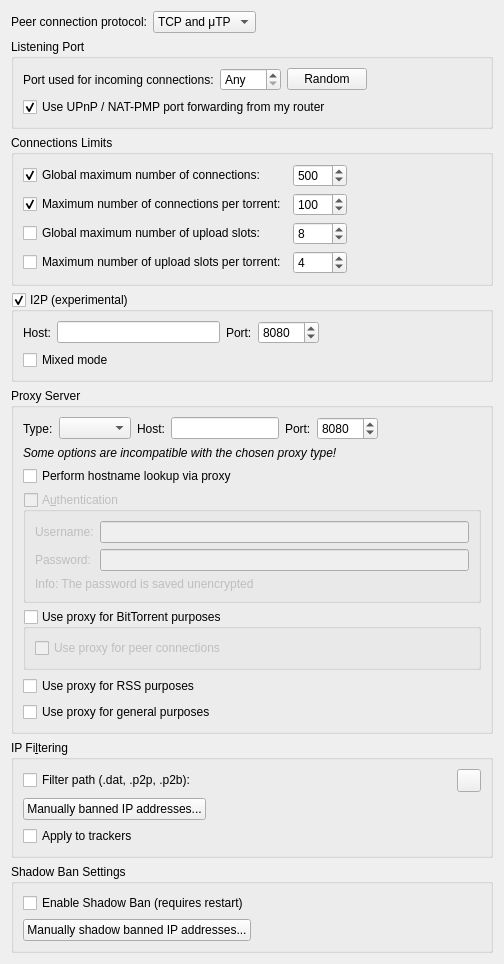
          <widget class="QWidget" name="scrollAreaWidgetContents_3">
           <property name="geometry">
            <rect>
             <x>0</x>
             <y>0</y>
             <width>504</width>
             <height>848</height>
            </rect>
           </property>
           <layout class="QVBoxLayout" name="verticalLayout_20">
            <item>
             <layout class="QHBoxLayout" name="horizontalLayout_12">
              <item>
               <widget class="QLabel" name="label_24">
                <property name="text">
                 <string>Peer connection protocol:</string>
                </property>
               </widget>
              </item>
              <item>
               <widget class="QComboBox" name="comboProtocol">
                <item>
                 <property name="text">
                  <string>TCP and μTP</string>
                 </property>
                </item>
                <item>
                 <property name="text">
                  <string notr="true">TCP</string>
                 </property>
                </item>
                <item>
                 <property name="text">
                  <string notr="true">μTP</string>
                 </property>
                </item>
               </widget>
              </item>
              <item>
               <spacer name="horizontalSpacer_23">
                <property name="orientation">
                 <enum>Qt::Orientation::Horizontal</enum>
                </property>
                <property name="sizeHint" stdset="0">
                 <size>
                  <width>40</width>
                  <height>20</height>
                 </size>
                </property>
               </spacer>
              </item>
             </layout>
            </item>
            <item>
             <widget class="QGroupBox" name="ListeningPortBox">
              <property name="title">
               <string>Listening Port</string>
              </property>
              <layout class="QVBoxLayout" name="listeningPortLayout">
               <item>
                <layout class="QHBoxLayout" name="listeningPortLayout2">
                 <item>
                  <widget class="QLabel" name="lbl_ports">
                   <property name="text">
                    <string>Port used for incoming connections:</string>
                   </property>
                  </widget>
                 </item>
                 <item>
                  <widget class="QSpinBox" name="spinPort">
                   <property name="toolTip">
                    <string>Set to 0 to let your system pick an unused port</string>
                   </property>
                   <property name="specialValueText">
                    <string>Any</string>
                   </property>
                   <property name="maximum">
                    <number>65535</number>
                   </property>
                  </widget>
                 </item>
                 <item>
                  <widget class="QPushButton" name="randomButton">
                   <property name="text">
                    <string>Random</string>
                   </property>
                  </widget>
                 </item>
                 <item>
                  <spacer name="horizontalSpacer_4">
                   <property name="orientation">
                    <enum>Qt::Orientation::Horizontal</enum>
                   </property>
                   <property name="sizeHint" stdset="0">
                    <size>
                     <width>40</width>
                     <height>20</height>
                    </size>
                   </property>
                  </spacer>
                 </item>
                </layout>
               </item>
               <item>
                <widget class="QCheckBox" name="checkUPnP">
                 <property name="text">
                  <string>Use UPnP / NAT-PMP port forwarding from my router</string>
                 </property>
                 <property name="checked">
                  <bool>true</bool>
                 </property>
                </widget>
               </item>
              </layout>
             </widget>
            </item>
            <item>
             <widget class="QGroupBox" name="nbConnecBox">
              <property name="title">
               <string>Connections Limits</string>
              </property>
              <layout class="QGridLayout" name="gridLayout">
               <item row="3" column="1">
                <widget class="QSpinBox" name="spinMaxUploadsPerTorrent">
                 <property name="maximum">
                  <number>500</number>
                 </property>
                 <property name="value">
                  <number>4</number>
                 </property>
                </widget>
               </item>
               <item row="1" column="0">
                <widget class="QCheckBox" name="checkMaxConnectionsPerTorrent">
                 <property name="text">
                  <string>Maximum number of connections per torrent:</string>
                 </property>
                 <property name="checked">
                  <bool>true</bool>
                 </property>
                </widget>
               </item>
               <item row="0" column="0">
                <widget class="QCheckBox" name="checkMaxConnections">
                 <property name="text">
                  <string>Global maximum number of connections:</string>
                 </property>
                 <property name="checked">
                  <bool>true</bool>
                 </property>
                </widget>
               </item>
               <item row="0" column="1">
                <widget class="QSpinBox" name="spinMaxConnec">
                 <property name="enabled">
                  <bool>true</bool>
                 </property>
                 <property name="minimum">
                  <number>2</number>
                 </property>
                 <property name="maximum">
                  <number>2000</number>
                 </property>
                 <property name="value">
                  <number>500</number>
                 </property>
                </widget>
               </item>
               <item row="1" column="1">
                <widget class="QSpinBox" name="spinMaxConnecPerTorrent">
                 <property name="minimum">
                  <number>2</number>
                 </property>
                 <property name="maximum">
                  <number>2000</number>
                 </property>
                 <property name="value">
                  <number>100</number>
                 </property>
                </widget>
               </item>
               <item row="3" column="0">
                <widget class="QCheckBox" name="checkMaxUploadsPerTorrent">
                 <property name="text">
                  <string>Maximum number of upload slots per torrent:</string>
                 </property>
                </widget>
               </item>
               <item row="2" column="0">
                <widget class="QCheckBox" name="checkMaxUploads">
                 <property name="text">
                  <string>Global maximum number of upload slots:</string>
                 </property>
                </widget>
               </item>
               <item row="2" column="1">
                <widget class="QSpinBox" name="spinMaxUploads">
                 <property name="maximum">
                  <number>2000</number>
                 </property>
                 <property name="value">
                  <number>8</number>
                 </property>
                </widget>
               </item>
               <item row="0" column="2">
                <spacer name="horizontalSpacer_3">
                 <property name="orientation">
                  <enum>Qt::Orientation::Horizontal</enum>
                 </property>
                 <property name="sizeHint" stdset="0">
                  <size>
                   <width>40</width>
                   <height>20</height>
                  </size>
                 </property>
                </spacer>
               </item>
              </layout>
             </widget>
            </item>
            <item>
             <widget class="QGroupBox" name="groupI2P">
              <property name="title">
               <string>I2P (experimental)</string>
              </property>
              <property name="checkable">
               <bool>true</bool>
              </property>
              <property name="checked">
               <bool>true</bool>
              </property>
              <layout class="QVBoxLayout" name="verticalLayout_40">
               <item>
                <layout class="QHBoxLayout" name="i2pLayout">
                 <item>
                  <widget class="QLabel" name="labelI2PHost">
                   <property name="text">
                    <string>Host:</string>
                   </property>
                  </widget>
                 </item>
                 <item>
                  <widget class="QLineEdit" name="textI2PHost"/>
                 </item>
                 <item>
                  <widget class="QLabel" name="labelI2PPort">
                   <property name="text">
                    <string>Port:</string>
                   </property>
                  </widget>
                 </item>
                 <item>
                  <widget class="QSpinBox" name="spinI2PPort">
                   <property name="minimum">
                    <number>1</number>
                   </property>
                   <property name="maximum">
                    <number>65535</number>
                   </property>
                   <property name="value">
                    <number>8080</number>
                   </property>
                  </widget>
                 </item>
                 <item>
                  <spacer name="horizontalSpacer_22">
                   <property name="orientation">
                    <enum>Qt::Orientation::Horizontal</enum>
                   </property>
                   <property name="sizeHint" stdset="0">
                    <size>
                     <width>40</width>
                     <height>20</height>
                    </size>
                   </property>
                  </spacer>
                 </item>
                </layout>
               </item>
               <item>
                <widget class="QCheckBox" name="checkI2PMixed">
                 <property name="toolTip">
                  <string>&lt;html&gt;&lt;head/&gt;&lt;body&gt;&lt;p&gt;If &amp;quot;mixed mode&amp;quot; is enabled I2P torrents are allowed to also get peers from other sources than the tracker, and connect to regular IPs, not providing any anonymization. This may be useful if the user is not interested in the anonymization of I2P, but still wants to be able to connect to I2P peers.&lt;/p&gt;&lt;/body&gt;&lt;/html&gt;</string>
                 </property>
                 <property name="text">
                  <string>Mixed mode</string>
                 </property>
                </widget>
               </item>
              </layout>
             </widget>
            </item>
            <item>
             <widget class="QGroupBox" name="groupProxy">
              <property name="enabled">
               <bool>true</bool>
              </property>
              <property name="title">
               <string>Proxy Server</string>
              </property>
              <layout class="QVBoxLayout" name="verticalLayout_29">
               <item>
                <layout class="QHBoxLayout" name="proxyTypeLayout">
                 <item>
                  <widget class="QLabel" name="ProxyType_lbl">
                   <property name="text">
                    <string>Type:</string>
                   </property>
                  </widget>
                 </item>
                 <item>
                  <widget class="QComboBox" name="comboProxyType"/>
                 </item>
                 <item>
                  <widget class="QLabel" name="lblProxyIP">
                   <property name="text">
                    <string>Host:</string>
                   </property>
                  </widget>
                 </item>
                 <item>
                  <widget class="QLineEdit" name="textProxyIP"/>
                 </item>
                 <item>
                  <widget class="QLabel" name="lblProxyPort">
                   <property name="text">
                    <string>Port:</string>
                   </property>
                  </widget>
                 </item>
                 <item>
                  <widget class="QSpinBox" name="spinProxyPort">
                   <property name="minimum">
                    <number>1</number>
                   </property>
                   <property name="maximum">
                    <number>65535</number>
                   </property>
                   <property name="value">
                    <number>8080</number>
                   </property>
                  </widget>
                 </item>
                 <item>
                  <spacer name="horizontalSpacer_24">
                   <property name="orientation">
                    <enum>Qt::Orientation::Horizontal</enum>
                   </property>
                   <property name="sizeHint" stdset="0">
                    <size>
                     <width>20</width>
                     <height>20</height>
                    </size>
                   </property>
                  </spacer>
                 </item>
                </layout>
               </item>
               <item>
                <widget class="QLabel" name="labelProxyTypeIncompatible">
                 <property name="font">
                  <font>
                   <italic>true</italic>
                  </font>
                 </property>
                 <property name="text">
                  <string>Some options are incompatible with the chosen proxy type!</string>
                 </property>
                </widget>
               </item>
               <item>
                <widget class="QCheckBox" name="checkProxyHostnameLookup">
                 <property name="toolTip">
                  <string>If checked, hostname lookups are done via the proxy</string>
                 </property>
                 <property name="text">
                  <string>Perform hostname lookup via proxy</string>
                 </property>
                </widget>
               </item>
               <item>
                <widget class="QGroupBox" name="checkProxyAuth">
                 <property name="enabled">
                  <bool>false</bool>
                 </property>
                 <property name="title">
                  <string>A&amp;uthentication</string>
                 </property>
                 <property name="checkable">
                  <bool>true</bool>
                 </property>
                 <property name="checked">
                  <bool>false</bool>
                 </property>
                 <layout class="QVBoxLayout" name="verticalLayout_24">
                  <item>
                   <layout class="QGridLayout" name="gridLayout_12">
                    <item row="0" column="0">
                     <widget class="QLabel" name="lblProxyUsername">
                      <property name="text">
                       <string>Username:</string>
                      </property>
                     </widget>
                    </item>
                    <item row="0" column="1">
                     <widget class="QLineEdit" name="textProxyUsername"/>
                    </item>
                    <item row="1" column="0">
                     <widget class="QLabel" name="lblProxyPassword">
                      <property name="text">
                       <string>Password:</string>
                      </property>
                     </widget>
                    </item>
                    <item row="1" column="1">
                     <widget class="QLineEdit" name="textProxyPassword">
                      <property name="echoMode">
                       <enum>QLineEdit::EchoMode::Password</enum>
                      </property>
                     </widget>
                    </item>
                   </layout>
                  </item>
                  <item>
                   <widget class="QLabel" name="label_23">
                    <property name="text">
                     <string>Info: The password is saved unencrypted</string>
                    </property>
                   </widget>
                  </item>
                 </layout>
                </widget>
               </item>
               <item>
                <widget class="QGroupBox" name="checkProxyBitTorrent">
                 <property name="title">
                  <string>Use proxy for BitTorrent purposes</string>
                 </property>
                 <property name="checkable">
                  <bool>true</bool>
                 </property>
                 <property name="checked">
                  <bool>false</bool>
                 </property>
                 <layout class="QVBoxLayout" name="verticalLayoutProxyBitTorrent">
                  <item>
                   <widget class="QCheckBox" name="checkProxyPeerConnections">
                    <property name="toolTip">
                     <string>Otherwise, the proxy server is only used for tracker connections</string>
                    </property>
                    <property name="text">
                     <string>Use proxy for peer connections</string>
                    </property>
                   </widget>
                  </item>
                 </layout>
                </widget>
               </item>
               <item>
                <widget class="QCheckBox" name="checkProxyRSS">
                 <property name="toolTip">
                  <string>RSS feeds will use proxy</string>
                 </property>
                 <property name="text">
                  <string>Use proxy for RSS purposes</string>
                 </property>
                 <property name="checked">
                  <bool>false</bool>
                 </property>
                </widget>
               </item>
               <item>
                <widget class="QCheckBox" name="checkProxyMisc">
                 <property name="toolTip">
                  <string>Search engine, software updates or anything else will use proxy</string>
                 </property>
                 <property name="text">
                  <string>Use proxy for general purposes</string>
                 </property>
                 <property name="checked">
                  <bool>false</bool>
                 </property>
                </widget>
               </item>
              </layout>
             </widget>
            </item>
            <item>
             <widget class="QGroupBox" name="groupIPFilter">
              <property name="title">
               <string>IP Fi&amp;ltering</string>
              </property>
              <layout class="QVBoxLayout" name="verticalLayout_17">
               <item>
                <layout class="QHBoxLayout" name="horizontalLayout_11">
                 <item>
                  <widget class="QCheckBox" name="checkIPFilter">
                   <property name="text">
                    <string>Filter path (.dat, .p2p, .p2b):</string>
                   </property>
                  </widget>
                 </item>
                 <item>
                  <widget class="FileSystemPathLineEdit" name="textFilterPath" native="true"/>
                 </item>
                 <item>
                  <widget class="QToolButton" name="IpFilterRefreshBtn">
                   <property name="toolTip">
                    <string>Reload the filter</string>
                   </property>
                  </widget>
                 </item>
                </layout>
               </item>
               <item>
                <widget class="QPushButton" name="banListButton">
                 <property name="sizePolicy">
                  <sizepolicy hsizetype="Fixed" vsizetype="Fixed">
                   <horstretch>0</horstretch>
                   <verstretch>0</verstretch>
                  </sizepolicy>
                 </property>
                 <property name="text">
                  <string>Manually banned IP addresses...</string>
                 </property>
                </widget>
               </item>
               <item>
                <widget class="QCheckBox" name="checkIpFilterTrackers">
                 <property name="text">
                  <string>Apply to trackers</string>
                 </property>
                </widget>
               </item>
              </layout>
             </widget>
            </item>
            <item>
             <widget class="QGroupBox" name="groupShadowBan">
              <property name="title">
               <string>Shadow Ban Settings</string>
              </property>
              <layout class="QVBoxLayout" name="verticalLayout_172">
               <item>
                <layout class="QHBoxLayout" name="horizontalLayout_111">
                 <item>
                  <widget class="QCheckBox" name="shadowBanEnabled">
                   <property name="text">
                    <string>Enable Shadow Ban (requires restart)</string>
                   </property>
                  </widget>
                 </item>
                </layout>
               </item>
               <item>
                <widget class="QPushButton" name="shadowBanListButton">
                 <property name="sizePolicy">
                  <sizepolicy hsizetype="Fixed" vsizetype="Fixed">
                   <horstretch>0</horstretch>
                   <verstretch>0</verstretch>
                  </sizepolicy>
                 </property>
                 <property name="text">
                  <string>Manually shadow banned IP addresses...</string>
                 </property>
                </widget>
               </item>
              </layout>
             </widget>
            </item>
            <item>
             <spacer name="verticalSpacer_3">
              <property name="orientation">
               <enum>Qt::Orientation::Vertical</enum>
              </property>
              <property name="sizeHint" stdset="0">
               <size>
                <width>20</width>
                <height>40</height>
               </size>
              </property>
             </spacer>
            </item>
           </layout>
          </widget>
